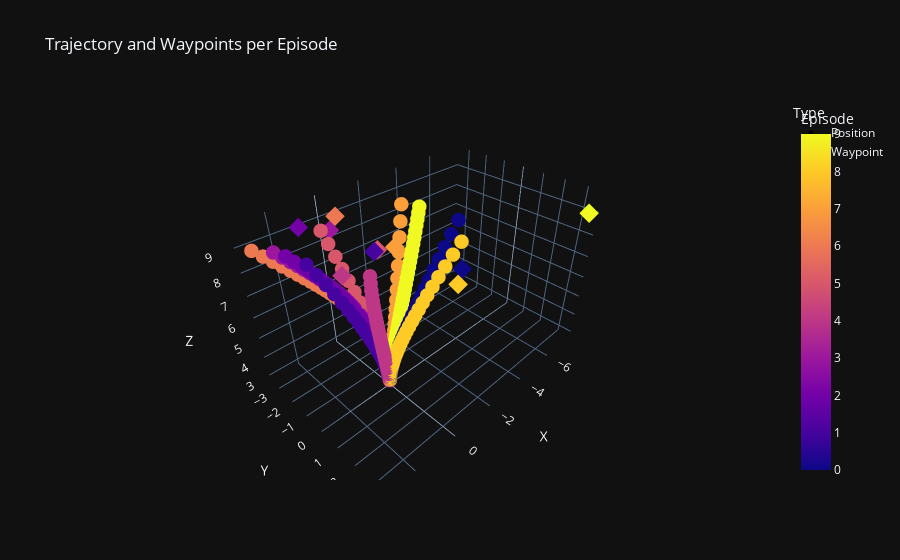

Notebook code cell kept with this figure:
### Markdown cell above
# Visualizing Trajectory and Waypoints

### Code cell
# Visualizing 'n_eval_eps' episodes as sampled from the trained model
visualize_plotly_model(result, model, env, num_eval_eps)

### Figure 1 — Plotly figure (JSON) as saved in the notebook; plotly's stock layout.template omitted (floating-point values rounded to 4 significant figures; data arrays with more than 128 entries replaced by an {"elided": "..."} marker saying what was removed)
{"data": [{"hovertemplate": "Type=Position<br>X=%{x}<br>Y=%{y}<br>Z=%{z}<br>Episode=%{marker.color}<extra></extra>", "legendgroup": "Position", "marker": {"color": {"elided": "376 int values"}, "coloraxis": "coloraxis", "symbol": "circle", "size": 5}, "mode": "markers", "name": "Position", "scene": "scene", "showlegend": true, "x": {"elided": "376 float values"}, "y": {"elided": "376 float values"}, "z": {"elided": "376 float values"}, "type": "scatter3d"}, {"hovertemplate": "Type=Waypoint<br>X=%{x}<br>Y=%{y}<br>Z=%{z}<br>Episode=%{marker.color}<extra></extra>", "legendgroup": "Waypoint", "marker": {"color": [0, 1, 2, 3, 4, 5, 6, 7, 8, 9], "coloraxis": "coloraxis", "symbol": "diamond", "size": 5}, "mode": "markers", "name": "Waypoint", "scene": "scene", "showlegend": true, "x": [-1.132, 0.1309, 0.9793, 0.3048, 1.752, -0.01948, -0.5062, -0.5523, -0.4131, -7.552], "y": [2.6, -0.1946, -3.47, -2.492, 0.2377, -0.2028, -3.286, 0.07096, 3.068, 3.398], "z": [9.0, 9.0, 9.0, 9.0, 9.0, 9.0, 9.0, 9.0, 9.0, 9.0], "type": "scatter3d"}], "layout": {"scene": {"domain": {"x": [0.0, 1.0], "y": [0.0, 1.0]}, "xaxis": {"title": {"text": "X"}}, "yaxis": {"title": {"text": "Y"}}, "zaxis": {"title": {"text": "Z"}}}, "coloraxis": {"colorbar": {"title": {"text": "Episode"}}, "colorscale": [[0.0, "#0d0887"], [0.1111, "#46039f"], [0.2222, "#7201a8"], [0.3333, "#9c179e"], [0.4444, "#bd3786"], [0.5556, "#d8576b"], [0.6667, "#ed7953"], [0.7778, "#fb9f3a"], [0.8889, "#fdca26"], [1.0, "#f0f921"]]}, "legend": {"title": {"text": "Type"}, "tracegroupgap": 0}, "title": {"text": "Trajectory and Waypoints per Episode"}}}
